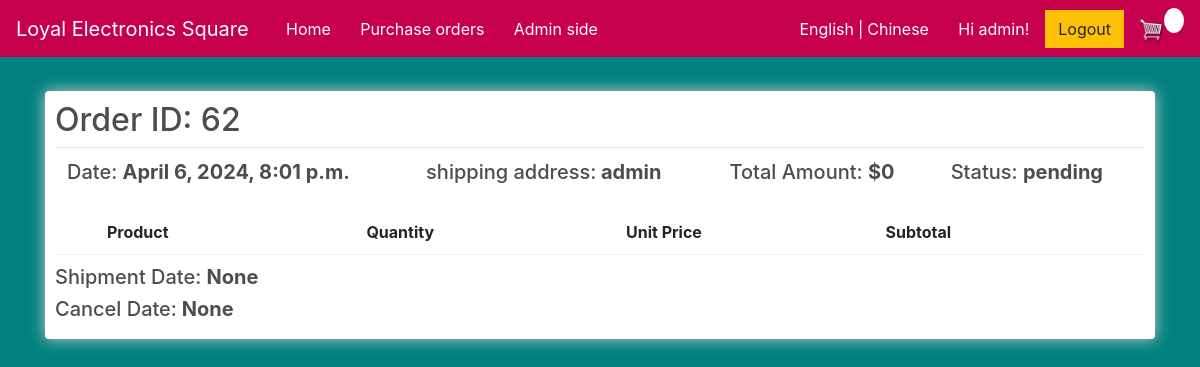
/order_detail/62 (signed in), run on an earlier commit of the app's database.
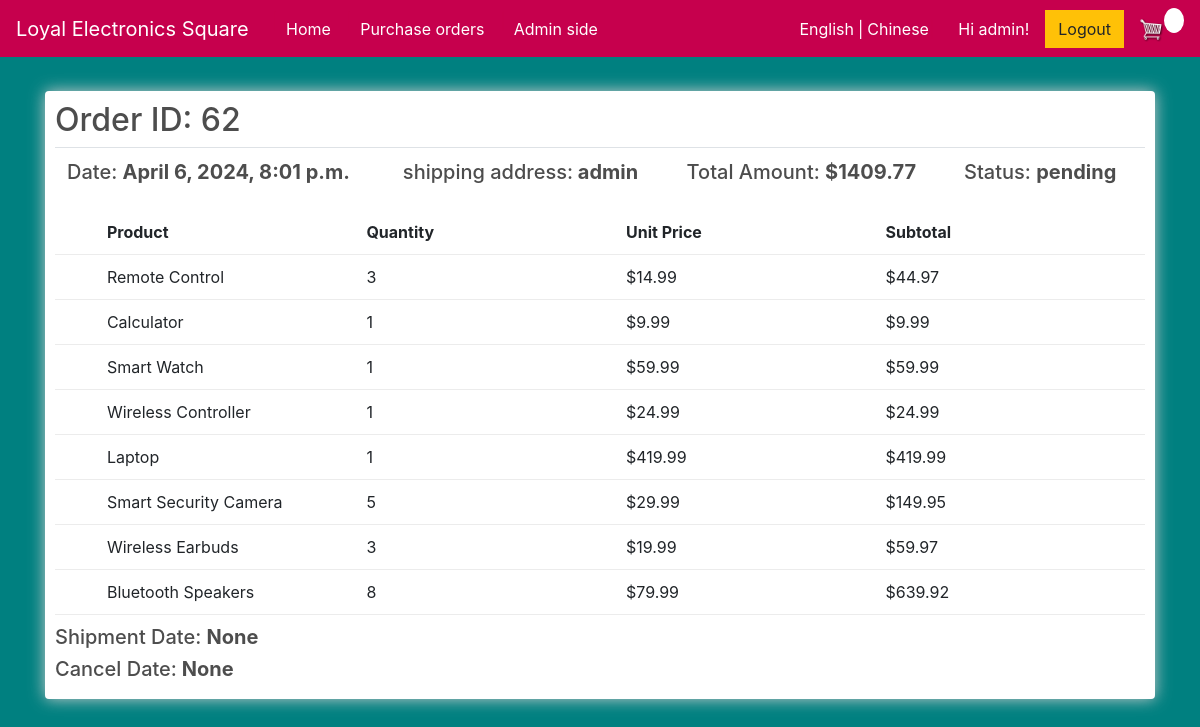
And on a later commit of the database.
### store/models.py (models this page shows, shortened)
class Order(models.Model):
    STATUS_CHOICES = [
        ('pending', _('Pending')),
        ('shipped', _('Shipped')),
        ('cancelled', _('Cancelled')),
        ('hold', _('Hold')),]
    customer = models.ForeignKey(Customer, on_delete=models.SET_NULL, null=True, blank=True, verbose_name=_('customer'))
    date_ordered = models.DateTimeField(default=timezone.now, verbose_name=_('date_ordered'))
    complete = models.BooleanField(default=False, null=True, blank=False)
    total_amount = models.DecimalField(max_digits=100, decimal_places=2, null=True, verbose_name=_('total_amount'))
    status = models.CharField(max_length=10, choices=STATUS_CHOICES, default='pending', verbose_name=_('status'))
    shipment_date = models.DateTimeField(null=True, blank=True, verbose_name=_('shipment_date'))
    cancel_date = models.DateTimeField(null=True, blank=True, verbose_name=_('cancel_date'))
    @property
    def get_cart_items(self):
        orderitems = self.orderitem_set.all()
        total = sum([item.quantity for item in orderitems])
        return total
    def total_amount(self):
        orderitems = self.orderitem_set.all()
        total = sum([item.get_total for item in orderitems])
        return total

class Customer(models.Model):
    user = models.OneToOneField(User, on_delete=models.CASCADE, related_name = 'customer', null=True, blank=True, verbose_name=_('user'))
    full_name = models.CharField(max_length=200, null=True, verbose_name=_('full_name'))
    email = models.CharField(max_length=200, null=True, verbose_name=_('email'))
    password = models.CharField(max_length=200, null=True, verbose_name=_('password'))
    shipping_address = models.CharField(max_length=200, null=True, verbose_name=_('shipping_address'))

class OrderItem(models.Model):
    product = models.ForeignKey(Product, on_delete=models.SET_NULL, null=True, verbose_name=_('product'))
    order = models.ForeignKey(Order, on_delete=models.SET_NULL, null=True, verbose_name=_('order'))
    quantity = models.IntegerField(default=0, null=True, blank=True, verbose_name=_('quantity'))
    date_added = models.DateTimeField(auto_now_add=True, verbose_name=_('date_added'))
    unit_price = models.DecimalField(max_digits=10, decimal_places=2, null=True, verbose_name=_('unit_price'))
    subtotal = models.DecimalField(max_digits=10, decimal_places=2, null=True, verbose_name=_('subtotal'))
    @property
    def get_total(self):
        total = self.product.price * self.quantity
        return total

class Product(models.Model):
    name = models.CharField(max_length=200, null=True, verbose_name=_('name'))
    price = models.DecimalField(max_digits=10, decimal_places=2, verbose_name=_('price'))
    brand = models.CharField(max_length=16, null=True, verbose_name=_('brand'))
    connectivity_technology = models.CharField(max_length=32, null=True, verbose_name=_('connectivity_technology'))
    digital = models.BooleanField(default=False, null=True, blank=False)
    cover_image = models.ImageField(null=True, blank=True, verbose_name=_('cover_image'))
    description = models.TextField(null=True, verbose_name=_('description'))
    is_active = models.BooleanField(default=True, verbose_name=_('is_active'))

### store/views.py (the view)
# urls.py: path('order_detail/<int:pk>', views.order_detail, name="order_detail"),
@login_required
def order_detail(request, pk):
     if request.user.is_authenticated:
          customer = request.user.customer
          order, created = Order.objects.get_or_create(customer=customer, complete=False)
          items = order.orderitem_set.all()
          cartItems = order.get_cart_items
     else:
          items = []
          order = {'get_cart_total':0, 'get_cart_items':0, 'shipping':False}
          cartItems = order['get_cart_items']
     order = Order.objects.get(id=pk)
     order_items = OrderItem.objects.filter(order=order)
     return render(request, 'store/order_detail.html', {'order': order, 'order_items': order_items})

### store/templates/store/order_detail.html (shortened to what this page needs)
{% extends 'store/main.html' %}
{% load static %}
{% load i18n %}
{% block content %}
<div class="row">
    <div class="col-lg-12">
        <div class="box-element">
            <table class="table">
                <h2>{% trans 'Order ID:' %} {{ order.id }}</h2>
                <tr>
                    <th><h5>{% trans 'Date:' %} <strong>{{order.date_ordered}}</strong></h5></th>
                    <th><h5>{% trans 'shipping address:' %}<strong> {{order.customer.shipping_address}}</strong></h5></th>
                    <th><h5>{% trans 'Total Amount:' %} <strong>${{order.total_amount}}</strong></h5></th>
                    <th><h5>{% trans 'Status:' %} <strong>{{order.status}}</strong></h5></th>
                </tr>
            </table>
            <div class="cart-row">
                <div style="flex:0.2"><strong></strong></div>
                <div style="flex:1"><strong>{% trans 'Product' %}</strong></div>
                <div style="flex:1"><strong>{% trans 'Quantity' %}</strong></div>
                <div style="flex:1"><strong>{% trans 'Unit Price' %}</strong></div>
                <div style="flex:1"><strong>{% trans 'Subtotal' %}</strong></div>
            </div>
            {% for item in order_items %}
            <div class="cart-row">
                <div style="flex:0.2"></div>
                <div style="flex:1">{{item.product.name}}</div>
                <div style="flex:1">{{item.quantity}}</div>
                <div style="flex:1">${{item.product.price}}</div>
                <div style="flex:1">${{item.get_total}}</div>
            </div>
            {% endfor %}
            <tr>
                <th><h5>{% trans 'Shipment Date:' %} <strong>{{order.shipment_date}}</strong></h5></th>
                <th><h5>{% trans 'Cancel Date:' %}<strong> {{order.cancel_date }}</strong></h5></th>
            </tr>
    </div>
</div>
{% endblock content %}

What changed in the data, as far as the page shows it:
computed for Order "pending": total_amount "0" → "1409.77"
added OrderItem: product.name "Remote Control", quantity "3", product.price "14.99", get_total "44.97"
added OrderItem: product.name "Calculator", quantity "1", product.price "9.99", get_total "9.99"
added OrderItem: product.name "Smart Watch", quantity "1", product.price "59.99", get_total "59.99"
added OrderItem: product.name "Wireless Controller", quantity "1", product.price "24.99", get_total "24.99"
added OrderItem: product.name "Laptop", quantity "1", product.price "419.99", get_total "419.99"
added OrderItem: product.name "Smart Security Camera", quantity "5", product.price "29.99", get_total "149.95"
added OrderItem: product.name "Wireless Earbuds", quantity "3", product.price "19.99", get_total "59.97"
added OrderItem: product.name "Bluetooth Speakers", quantity "8", product.price "79.99", get_total "639.92"
